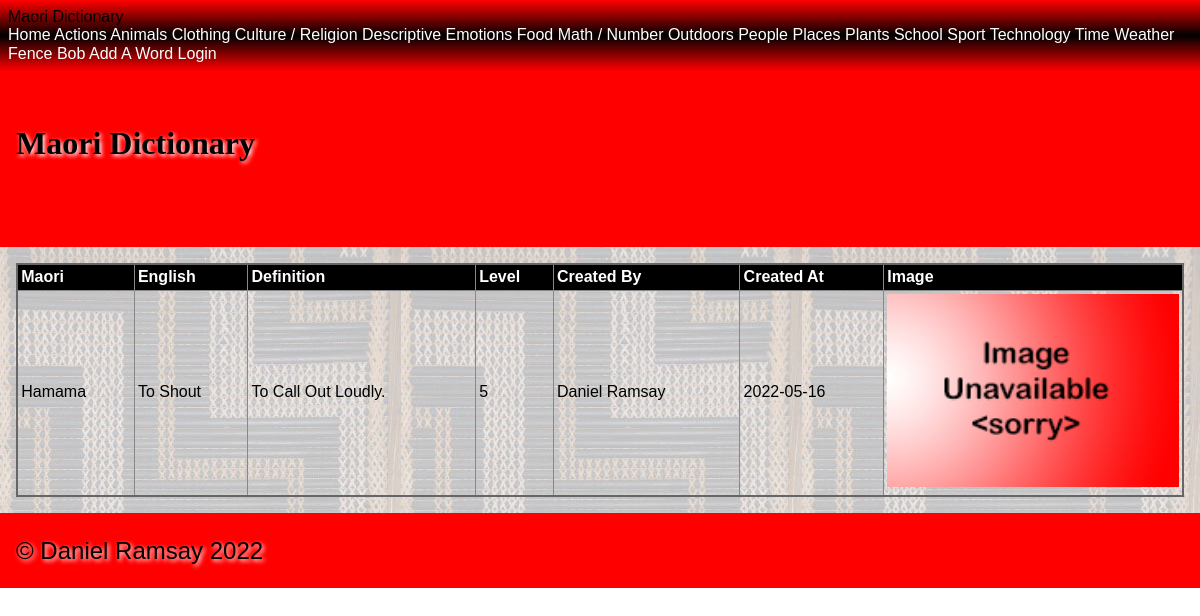
Page /category/actions/Hamama on the committed database.
### tables this page shows
CREATE TABLE "maori_words"
(
    id             integer
        primary key autoincrement,
    english_name   varchar(60),
    created_by     integer      not null
        constraint maori_words_people_id_fk
            references people
            on update restrict on delete restrict,
    created_at     datetime,
    maori_name     varchar(60)  not null,
    category       varchar(60),
    level          integer      not null,
    definition     varchar(200) not null,
    image_filename varchar(60)
);

CREATE TABLE "people"
(
    id         integer not null
        primary key autoincrement,
    first_name varchar(30),
    last_name  varchar(30),
    type       varchar(30),
    email      varchar(120),
    password   varchar(120)
);

### app.py (the view, shortened to what this page needs)
@app.route('/category/<category_name>/<maori_word>', methods=['GET', 'POST'])
def site_word(category_name, maori_word):
    query = "SELECT maori_name, english_name, definition, level, created_at, image_filename, maori_words.id, people.first_name, people.last_name \
            FROM maori_words JOIN people ON maori_words.created_by = people.id WHERE maori_name = ?"
    con = create_connection(DATABASE)
    cur = con.cursor()
    cur.execute(query, (maori_word,))
    maori_names = cur.fetchall()
    con.close()
    print(maori_names)
    return render_template("word.html", logged_in=is_logged_in(), categories=get_categories(), category_name=category_name, maori_names=maori_names, is_a_teacher=is_a_teacher())

### app.py (called while the page is built)
def create_connection(db_file):
    try:
        connection = sqlite3.connect(db_file)
        return connection
    except Error as e:
        print(e)
    return None

def is_logged_in():
    if session.get("email") is None:
        print("not logged in")
        return False
    else:
        print("logged in")
        return True

def is_a_teacher():
    print('running')
    if session.get("type") == 'teacher':
        print("is teacher")
        return True
    else:
        print("is not teacher")
        return False

def get_categories():
    query = "SELECT distinct lower(category) FROM maori_words"
    con = create_connection(DATABASE)
    cur = con.cursor()
    cur.execute(query)
    category_list = cur.fetchall()
    con.close()
    return category_list

### templates/word.html (shortened to what this page needs)
{% extends 'base.html' %}
{% block main %}
<table>
    <tr>
        <th>Maori</th>
        <th>English</th>
        <th>Definition</th>
        <th>Level</th>
        <th>Created By</th>
        <th>Created At</th>
        <th>Image</th>
    </tr>
    <tr>
        <td>{{ maori_names[0][0] }}</td>
        <td>{{ maori_names[0][1] }}</td>
        <td>{{ maori_names[0][2] }}</td>
        <td>{{ maori_names[0][3] }}</td>
        <td>{{ maori_names[0][7]}} {{ maori_names[0][8]}} </td>
        <td>{{ maori_names[0][4] }}</td>
        {% if maori_names[0][5] %}
            <td><img src='/static/images/{{ maori_names[0][5] }}'></td>
        {% else %}
            <td><img src='/static/images/noimage.png'></td>
        {% endif %}
    </tr>
</table>
{% endblock %}

### static/style.css (style rules this page uses)
* { font-family: Comfortaa, sans-serif; margin: 0; padding: 0; box-sizing: border-box; }
img { width: 100%; }
table { width: 100%; border: 2px solid #666; border-collapse: collapse; }
th, td { border: 1px solid #888; padding: 0.2rem; text-align: left; }
th { background-color: #000; color: #fff; }

### rows in the picture
maori_words: maori_name "Hamama", english_name "To Shout", definition "To Call Out Loudly.", level "5", created_at "2022-05-16"
people: first_name "Daniel", last_name "Ramsay"

### other values in the picture
{{ category[0].title() }} "Actions" "Animals" "Clothing" "Culture / Religion" "Descriptive" "Emotions" "Food" "Math / Number" "Outdoors" "People" "Places" "Plants" "School" "Sport" "Technology" "Time" "Weather" "Fence" "Bob"
